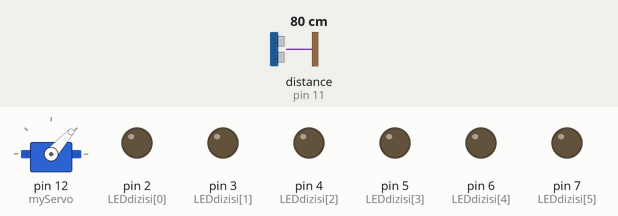
Recording of a sketch running on a simulated Arduino Uno, built with avr-gcc and run on an emulated ATmega328P. On the bench: servo, output pins drawn as LEDs (lit = HIGH). Wiring (inferred from the names in the program): ultrasonic range finder: trigger pin 10; echo pin 11. The inputs (shaded band) are chosen by the test bench; at power-on: distance to the obstacle (sensor on pin 11) 80 cm. The echo pulse lasts 58.3 µs per cm; pins used as bus, display or sensor lines are not drawn; what the sketch prints to the serial monitor is not drawn.

Above: at 1.2 s.
1.3 s: distance to the obstacle (sensor on pin 11) set to 2 cm
At 2.3 s:
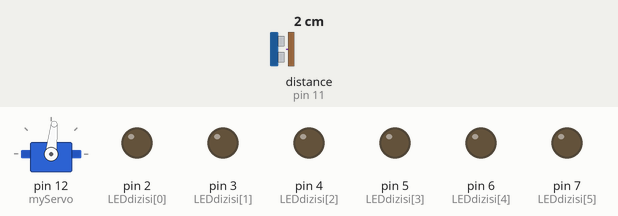
4.3 s: distance to the obstacle (sensor on pin 11) set to 299 cm
At 5.17 s:
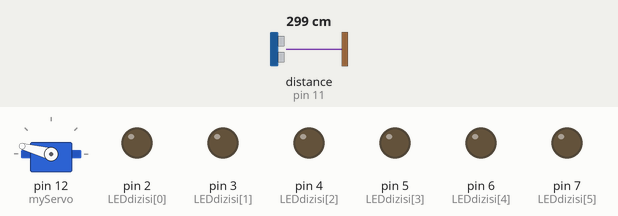
7.3 s: distance to the obstacle (sensor on pin 11) set to 4 cm
At 7.9 s:
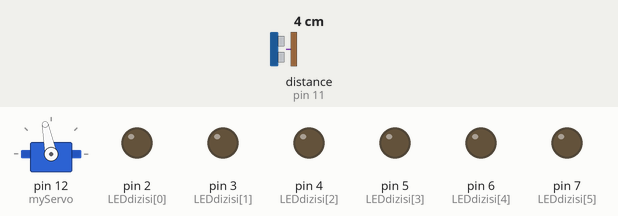
10.3 s: distance to the obstacle (sensor on pin 11) set to 120 cm
Timing chart, 0 to 14.3 s (numbered marks = the images above; inputs shaded):
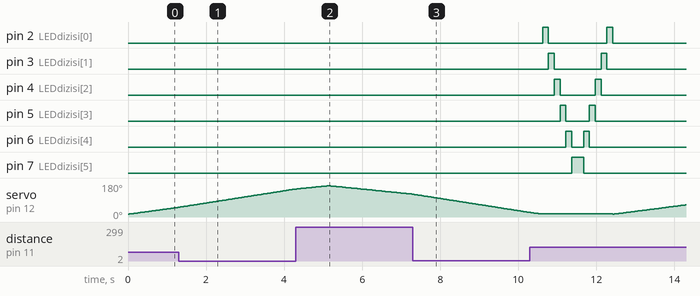

The sketch:

Radar_Arduino_.ino
```cpp
#include <Servo.h>.

// Ultrasonik Sinyal pinleri
const int trigPin = 10;
const int echoPin = 11;
const int LEDdizisi[] = {2,3,4,5,6,7};

long duration;
int distance;

Servo myServo;

void setup() {
  for(int i=0; i<6 ;i++)
  { /* For dongusuyle LEDdizisi elemanlarina ulasiyoruz */
    pinMode(LEDdizisi[i], OUTPUT); /* LED pinleri cikis olarak ayarlandi */
  }

  pinMode(trigPin, OUTPUT);
  pinMode(echoPin, INPUT);
  Serial.begin(9600);
  myServo.attach(12); // Servo motor sinyal pini
}

void loop() {


  // 15 derece ile 165 derece arasında dön
  for(int i=15;i<=165;i++){ myServo.write(i); delay(30); distance = calculateDistance(); Serial.print(i); Serial.print(","); Serial.print(distance); Serial.print("."); } for(int i=165;i>15;i--){
  myServo.write(i);
  delay(30);
  distance = calculateDistance();
  Serial.print(i);
  Serial.print(",");
  Serial.print(distance);
  Serial.print(".");
  }

  for(int i=0; i<6; i++){ /* Tum LEDleri sirayla 50 milisaniye yakip sonduruyoruz */
    digitalWrite(LEDdizisi[i],HIGH);
    delay(150);
    digitalWrite(LEDdizisi[i],LOW);
  }

  for(int j=5;j>-1; j--)
  { /* LEDleri geri yonde 50 milisaniye yakip sonduruyoruz */
    digitalWrite(LEDdizisi[j],HIGH);
    delay(150);
    digitalWrite(LEDdizisi[j], LOW);
  }

}


int calculateDistance(){

  digitalWrite(trigPin, LOW);
  delayMicroseconds(2);

  digitalWrite(trigPin, HIGH);
  delayMicroseconds(10);
  digitalWrite(trigPin, LOW);
  duration = pulseIn(echoPin, HIGH);
  distance= duration*0.034/2;
  return distance;
}
```

Measured:
- by itself, pin 2 (LEDdizisi[0]): alternates HIGH for 0.15 s and LOW for 1.5 s
- by itself, pin 3 (LEDdizisi[1]): alternates HIGH for 0.15 s and LOW for 1.2 s
- by itself, pin 4 (LEDdizisi[2]): alternates HIGH for 0.15 s and LOW for 0.90 s, 4 changes in all, then stays LOW
- by itself, pin 5 (LEDdizisi[3]): alternates HIGH for 0.15 s and LOW for 0.60 s, 4 changes in all, then stays LOW
- by itself, pin 6 (LEDdizisi[4]): alternates HIGH for 0.15 s and LOW for 0.30 s, 4 changes in all, then stays LOW
